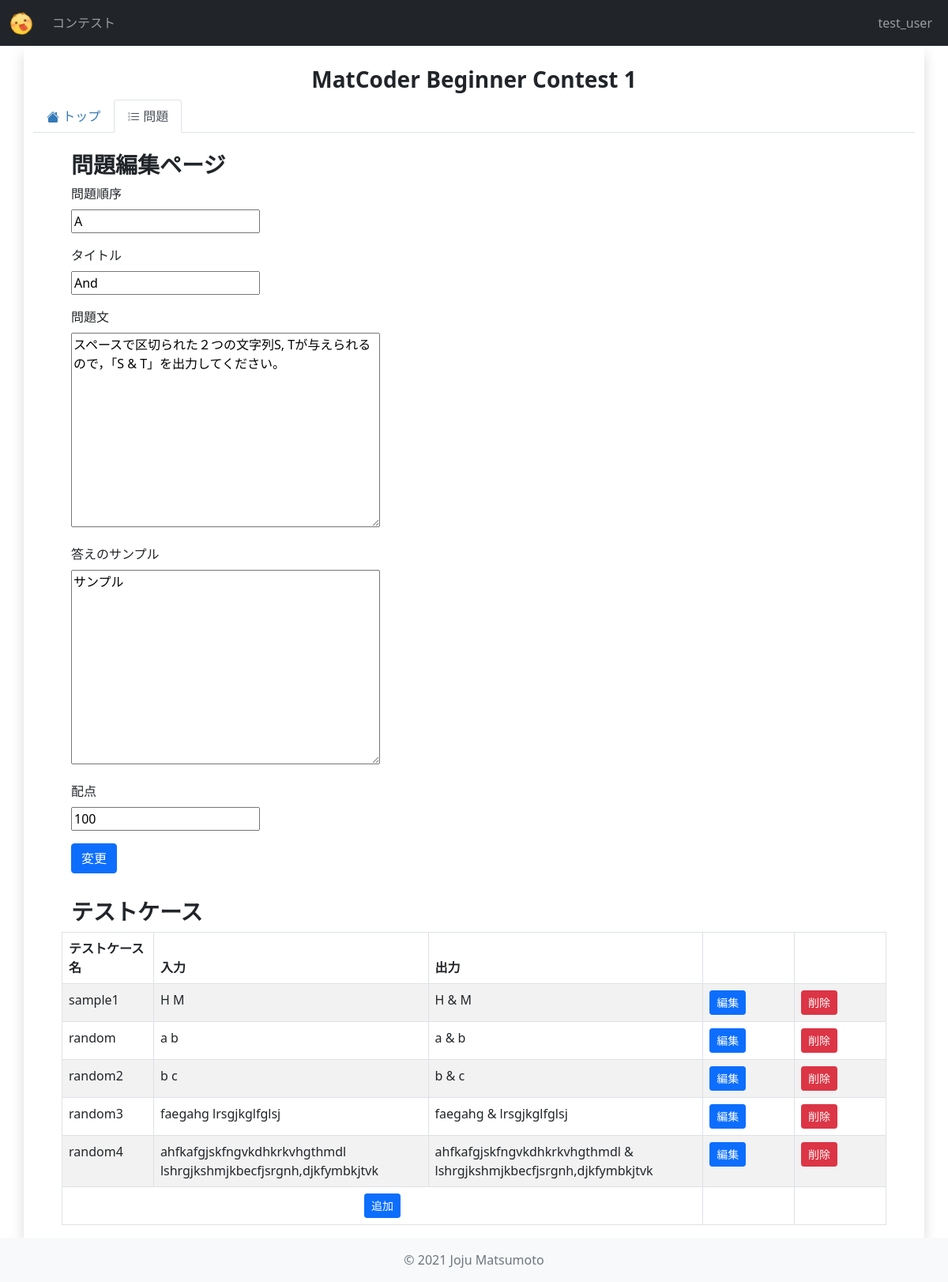
/contests/mbc_1/problems/1/edit/ (signed in), run on the app's committed database.
### users/models.py (models this page shows, shortened)
class User(AbstractUser):
    objects = UserManager()

### contests/models.py (models this page shows, shortened)
class Contest(models.Model):
    title = models.CharField(
        verbose_name="タイトル",
        max_length=255,
    )
    abstract = models.TextField(
        verbose_name="概要",
        max_length=2000,
    )
    short_name = models.CharField(
        verbose_name="省略形",
        max_length=20,
        unique=True,
        default="null",
    )
    start_date = models.DateTimeField(
        verbose_name="開始日時",
    )
    end_date = models.DateTimeField(
        verbose_name="終了日時",
    )
    users = models.ManyToManyField(
        settings.AUTH_USER_MODEL,
        verbose_name="参加者",
        blank=True,
    )
    penalty = models.IntegerField(
        verbose_name="ペナルティ(分)",
        default=5,
    )
    released = models.BooleanField(
        verbose_name="公開済",
        default=False,
    )
    def author(self):
        try:
            author = Author.objects.get(contest=self)
        except:
            author = Author.objects.create(contest=self)
            author.save()
        return author

class Problem(models.Model):
    order = models.CharField(
        verbose_name="問題番号(アルファベット)",
        max_length=5,
        default="A",
    )
    title = models.CharField(
        verbose_name="タイトル",
        max_length=100,
    )
    question = models.TextField(
        verbose_name="問題",
        max_length=2000,
    )
    answer = models.TextField(
        verbose_name="正解",
        max_length=2000,
    )
    contest = models.ForeignKey(
        Contest,
        verbose_name="コンテスト",
        on_delete=models.CASCADE,
    )
    point = models.IntegerField(
        verbose_name="スコア",
        default=0,
    )

class TestCase(models.Model):
    problem = models.ForeignKey(
        Problem,
        verbose_name="問題",
        on_delete=models.CASCADE,
    )
    title = models.CharField(
        verbose_name="タイトル",
        max_length=20,
    )
    note = models.TextField(
        verbose_name="備考",
        max_length=200,
    )
    test_input = models.TextField(
        verbose_name="入力",
        max_length=2000,
    )
    test_output = models.TextField(
        verbose_name="出力",
        max_length=2000,
    )
    is_sample = models.BooleanField(
        verbose_name="サンプル",
        default=False,
    )

### contests/views.py (the view, shortened to what this page needs)
class ProblemDetailEditView(View):
    def get(self, request, short_name, problem_id, *args, **kwargs):
        contest = get_object_or_404(models.Contest, short_name=short_name)
        problem = get_object_or_404(models.Problem, pk=problem_id)
        form = forms.ProblemEditForm(instance=problem)
        test_cases = models.TestCase.objects.filter(problem=problem)
        context = {
            "contest": contest,
            "problem": problem,
            "form": form,
            "test_cases": test_cases,
        }
        return render(request, "contests/problem_detail_edit.html", context)

### contests/forms.py
class ProblemEditForm(forms.ModelForm):
    class Meta:
        model = models.Problem
        fields = ("order", "title", "question", "answer", "point")
        labels = {
            "order": "問題順序",
            "title": "タイトル",
            "question": "問題文",
            "answer": "答えのサンプル",
            "point": "配点",
        }

### contests/templates/contests/problem_detail_edit.html (shortened to what this page needs)
{% extends 'contests/contest_edit_base.html' %}
{% block contest_tab_problems %}active{% endblock contest_tab_problems %}
{% block contest_content %}
<div class="row ps-5 pe-5">
    <div class="col-sm-12">
        <h3>問題編集ページ</h3>
    </div>
</div>
<form action="" method="post">
    {% for field in form %}
        <div class="row ps-5 pe-5">
            <div class="col-sm-12 form-label">
                {{field.label}}
            </div>
            <div class="col-sm-12 mb-3">
                {{field}}
            </div>
        </div>
    {% endfor %}
    <div class="col-sm-12 mb-3 ms-5">
        <button class="btn btn-primary">変更</button>
    </div>
</form>
<div class="row ps-5 pe-5 pt-3">
    <div class="col-sm-12">
        <h3>テストケース</h3>
    </div>
    <table class="table table-bordered table-striped">
        <thead>
            <tr>
                <th width="10%">テストケース名</th>
                <th width="30%">入力</th>
                <th width="30%">出力</th>
                <th width="10%"></th>
                <th width="10%"></th>
            </tr>
        </thead>
        <tbody>
            {% for test_case in test_cases %}
                <tr>
                    <td>{{test_case.title}}</td>
                    <td>{{test_case.test_input}}</td>
                    <td>{{test_case.test_output}}</td>
                    <td>
                        <a href="{% url 'contests:test_case_edit' contest.short_name problem.pk test_case.pk %}" class="btn btn-primary btn-sm">編集</a>
                    </td>
                    <td>
                        <form method="post" action="{% url 'contests:test_case_delete' contest.short_name problem.pk test_case.pk %}">
                            <button class="btn btn-danger btn-sm">削除</button>
                        </form>
                    </td>
                </tr>
            {% endfor %}
            <tr>
                <td class="text-center" colspan="3"><a href="{% url 'contests:test_case_add' contest.short_name problem.pk %}" class="btn btn-primary btn-sm">追加</a></td>
                <td></td>
                <td></td>
            </tr>
        </tbody>
    </table>
</div>
{% endblock contest_content %}

### contests/templates/contests/contest_edit_base.html (shortened to what this page needs)
{% extends 'base.html' %}
{% block content %}
{% if user in contest.author.users.all %}
    <div class="row">
        <div class="col-12 mt-4 text-center">
            <h3>{{contest.title}}</h3>
        </div>
        <div class="col-12">
            <ul class="nav nav-tabs navbar-dark mb-4">
                <li class="nav-item">
                    <a class="nav-link {% block contest_tab_detail %}{% endblock %}" href="{% url 'contests:contest_detail_edit' contest.short_name %}">
                        トップ
                    </a>
                </li>
                <li class="nav-item">
                    <a class="nav-link {% block contest_tab_problems %}{% endblock %}" href="{% url 'contests:problems_edit' contest.short_name %}">
                        問題
                    </a>
                </li>
            </ul>
        </div>
    </div>
    {% block contest_content %}{% endblock contest_content %}
{% else %}
<div class="row p-5">
    <div class="col-sm-12 text-center">
        <h3>不正なアクセス</h3>
    </div>
</div>
{% endif %}
{% endblock content %}

### templates/components/top_bar.html (shortened to what this page needs)
{% load static %}
{% block header %}
<header>
    <nav class="navbar navbar-expand-sm fixed-top navbar-dark bg-dark">
        <div class="container-fluid">
            <a class="navbar-brand" href="{% url 'contests:index' %}">
                <img id="img_logo" src="{% static 'images/logo.png' %}" alt="MatCoder">
            </a>
            <div class="collapse navbar-collapse" id="nav_toggle">
                <ul class="navbar-nav me-auto mb-lg-0">
                    <li class="nav-item active">
                        <a class="nav-link" href="{% url 'contests:index' %}">コンテスト</a>
                    </li>
                </ul>
                <div class="d-flex navbar-nav me-0 mb-lg-0">
                    {% if user.is_authenticated %}
                        <li class="nav-item">
                            <a class="nav-link" href="{% url 'users:index' %}">{{user.username}}</a>
                        </li>
                    {% endif %}
                </div>
            </div>
        </div>
    </nav>
</header>
{% endblock header %}

### static/css/main.css (style rules this page uses)
body { background-color: white; }
#img_logo { height: 30px; }
a { color: #337ab7; text-decoration: none; }
thead > tr { font-weight: bold; }
h2, h3, h4, h5 { font-weight: bold; }

### data on the page
User: username "test_user"
Contest: title "MatCoder Beginner Contest 1"
Problem: form "A" "And" "スペースで区切られた２つの文字列S, Tが与えられるので，「S & T」を出力してください。" "サンプル" "100"
TestCase: title "sample1", test_input "H M", test_output "H & M"
TestCase: title "random", test_input "a b", test_output "a & b"
TestCase: title "random2", test_input "b c", test_output "b & c"
TestCase: title "random3", test_input "faegahg lrsgjkglfglsj", test_output "faegahg & lrsgjkglfglsj"
TestCase: title "random4", test_input "ahfkafgjskfngvkdhkrkvhgthmdl lshrgjkshmjkbecfjsrgnh,djkfymbkjtvk", test_output "ahfkafgjskfngvkdhkrkvhgthmdl & lshrgjkshmjkbecfjsrgnh,djkfymbkjtvk"

### other printed values
{{ field.label }} "問題順序" "タイトル" "問題文" "答えのサンプル" "配点"
